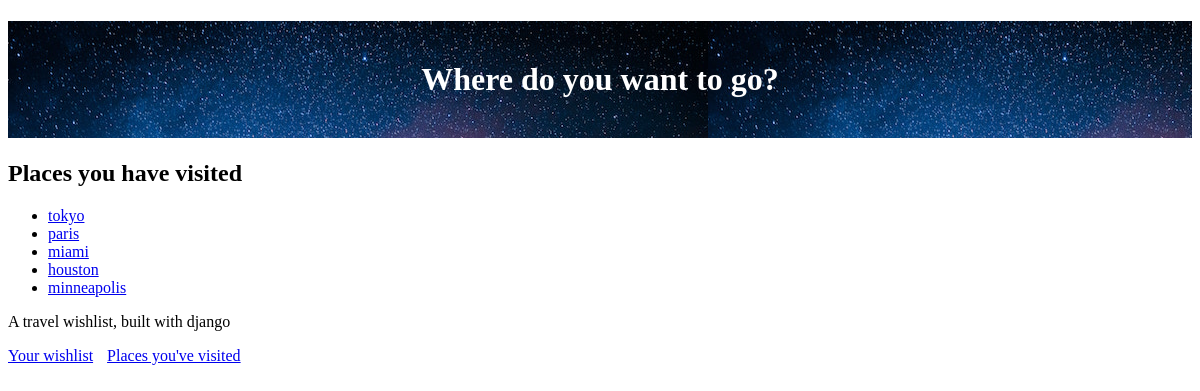
Page /visited (signed in) on the committed database.
### travel_wishlist/models.py (models this page shows, shortened)
class Place(models.Model):
    user = models.ForeignKey('auth.User', null=False, on_delete=models.CASCADE)
    name = models.CharField(max_length=200)
    visited = models.BooleanField(default=False)
    notes = models.TextField(blank=True, null=True)
    date_visited = models.DateField(blank=True, null=True)
    photo = models.ImageField(upload_to='user_images/', blank=True, null=True)

### travel_wishlist/views.py (the view)
# urls.py: path('visited', views.places_visited, name='places_visited'),
@login_required
def places_visited(request):
    visited = Place.objects.filter(visited=True)
    return render(request , 'travel_wishlist/visited.html', {'visited': visited})

### travel_wishlist/templates/travel_wishlist/visited.html
{% extends 'travel_wishlist/base.html' %}
{% block content %}
<h2>Places you have visited</h2>
{% if visited %}
<ul>
    {% for place in visited %}
        <li>
            <a href="{% url 'place_details' place.pk %}">{{ place.name }}</a>
        </li>
    {% endfor %}
</ul>
{% else %}
<p>You have not visited any places yet</p>
{% endif %}
{% endblock %}

### rows in the picture
Place: name "tokyo"
Place: name "paris"
Place: name "miami"
Place: name "houston"
Place: name "minneapolis"
